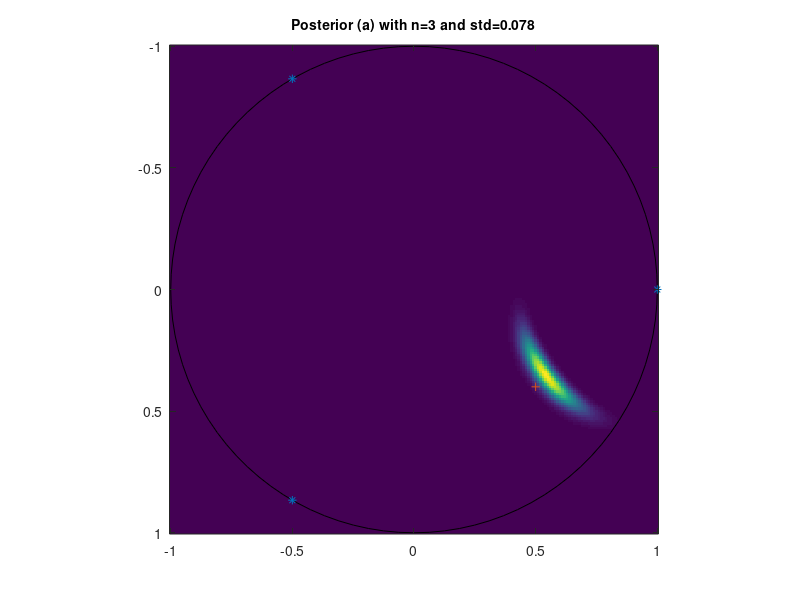
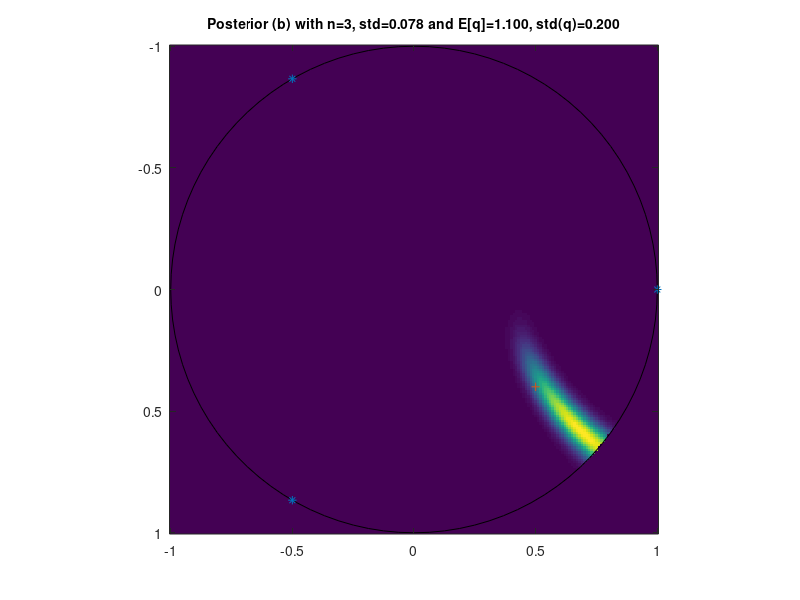
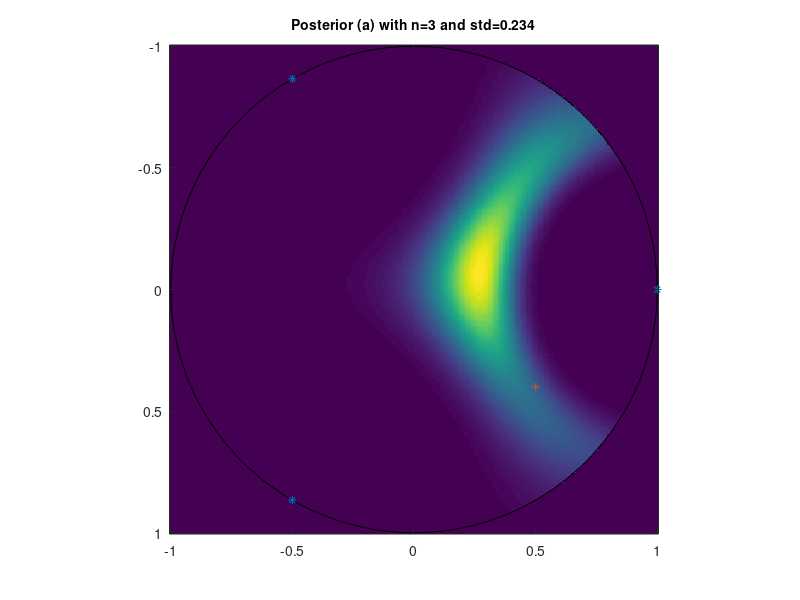
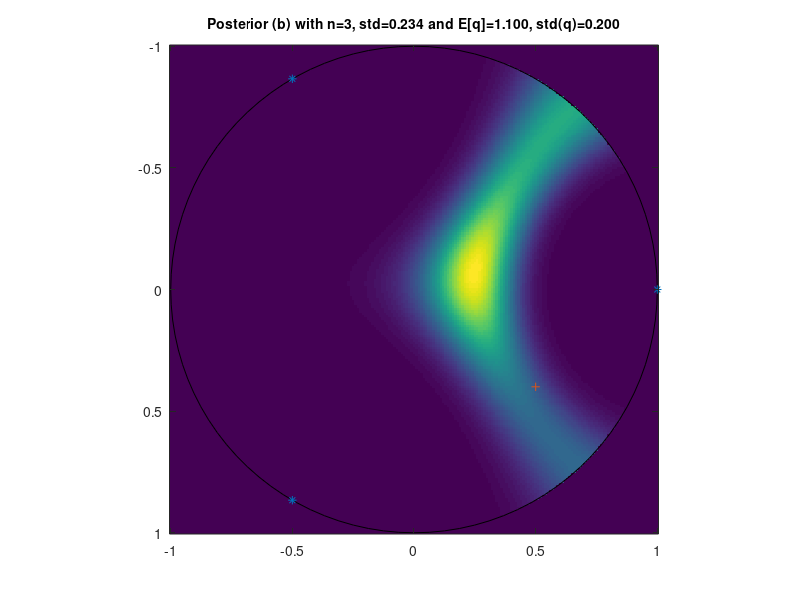

Write MATLAB code to recreate these figures, in order.
clear all; 
close all;
%% Preallocations
q = 1; % charge of particle 
x = 0.5 + 0.4i; % true location of the particle
q0 = 1.1; % mean of the distribution of the charge
sigma_q = 0.2; % standard deviation of the distribution of the particle

% grid of points to evaluate the posterior
xgp = -1:0.01:1;
ygp = xgp;
[X, Y] = meshgrid(xgp, ygp);
complex_plane = complex(X, Y);

% unit disk visualizaion
t = 0:pi/50:2*pi;

% store values of both posteriors
Posterior_a = zeros(size(complex_plane));
Posterior_b = zeros(size(complex_plane));
%% (a), (b) 
% Posterior density when q is known is 
% \ksi_B1(x) exp^(1/(2 \sigma^2) \sum_{j=1}^{n} \norm(y - q f(x))^2)
% Posterior density when q is unknown 
% \ksi_B1(x) \sqrt(pi) exp^(B^2/(4A)) / \sqrt(A), A and B are defined in
% the code in detail
iter = 1;
for n = [3, 9]
    % uniform intervals
    theta = linspace(0, 2*pi, n+1);

    % sensor locations
    p = exp(1i*theta(1:end-1));
    
    % measurement without noise
    v = q./abs(x - p); 
    for sigma = [0.05 0.15]
        % noise
        sigma_n = sigma * abs(max(v)); 

        % noised measurements
        v_n = v + sigma_n * randn(1,n);

        % evaluation of posteriors
        for i = 1:length(Y)
            for j = 1:length(X)
                % characteristic function
                KsiB = double(abs(complex_plane(i,j)) < 1);

                % f helper
                 f = 1./abs(complex_plane(i,j) - p);

                % posterior distribution for (a)
                Posterior_a(i,j) = KsiB*exp(-1/(2*sigma_n^2)*norm(v_n-q*f)^2);

                % posterior distribution for (b)
                A  = 1/(2*(sigma_n*sigma_q)^2)*(sigma_q^2*norm(f)^2+sigma_n^2);
                B  = 1/(sigma_n*sigma_q)^2*(sigma_q^2*v_n*f' + sigma_n^2*q0);
                Posterior_b(i,j) = KsiB*sqrt(pi)*exp(B^2/(4*A))/sqrt(A);
            end
        end

        % posterior a visualization
        figure(iter)
        imagesc([-1,1], [-1,1], Posterior_a);
        axis image
        hold on
        plot(cos(t), sin(t), 'k');
        plot(p, '*');
        plot(x, '+');
        caption1 = sprintf('Posterior (a) with n=%d and std=%.3f', n, sigma_n);
        title(caption1, 'FontSize', 10);
        hold off

        iter=iter+1;

        % posterior b visualization
        figure(iter)
        imagesc([-1,1], [-1,1], Posterior_b);
        axis image
        hold on
        plot(cos(t), sin(t), 'k');
        plot(p, '*');
        plot(x, '+');
        caption2 = sprintf('Posterior (b) with n=%d, std=%.3f and E[q]=%.3f, std(q)=%.3f', n, sigma_n, q0, sigma_q);
        title(caption2, 'FontSize', 10);
        hold off

        iter=iter+1;
    end
end

% Observe that when variance is small and there are 9 positioned sensors,
% they are able to identify the location of the charge fairly accurately
% and posterior probability function is densely concentrated near the actual
% location. When the variance grows, 9 sensors are still conduct pretty
% accurate measurements, however the density function is more dispearsed. 
% Relatively same behaviour is observed for 3 sensors, however, the accuracy
% is now clearly worse, which is reasonable, since there are less
% information available.
